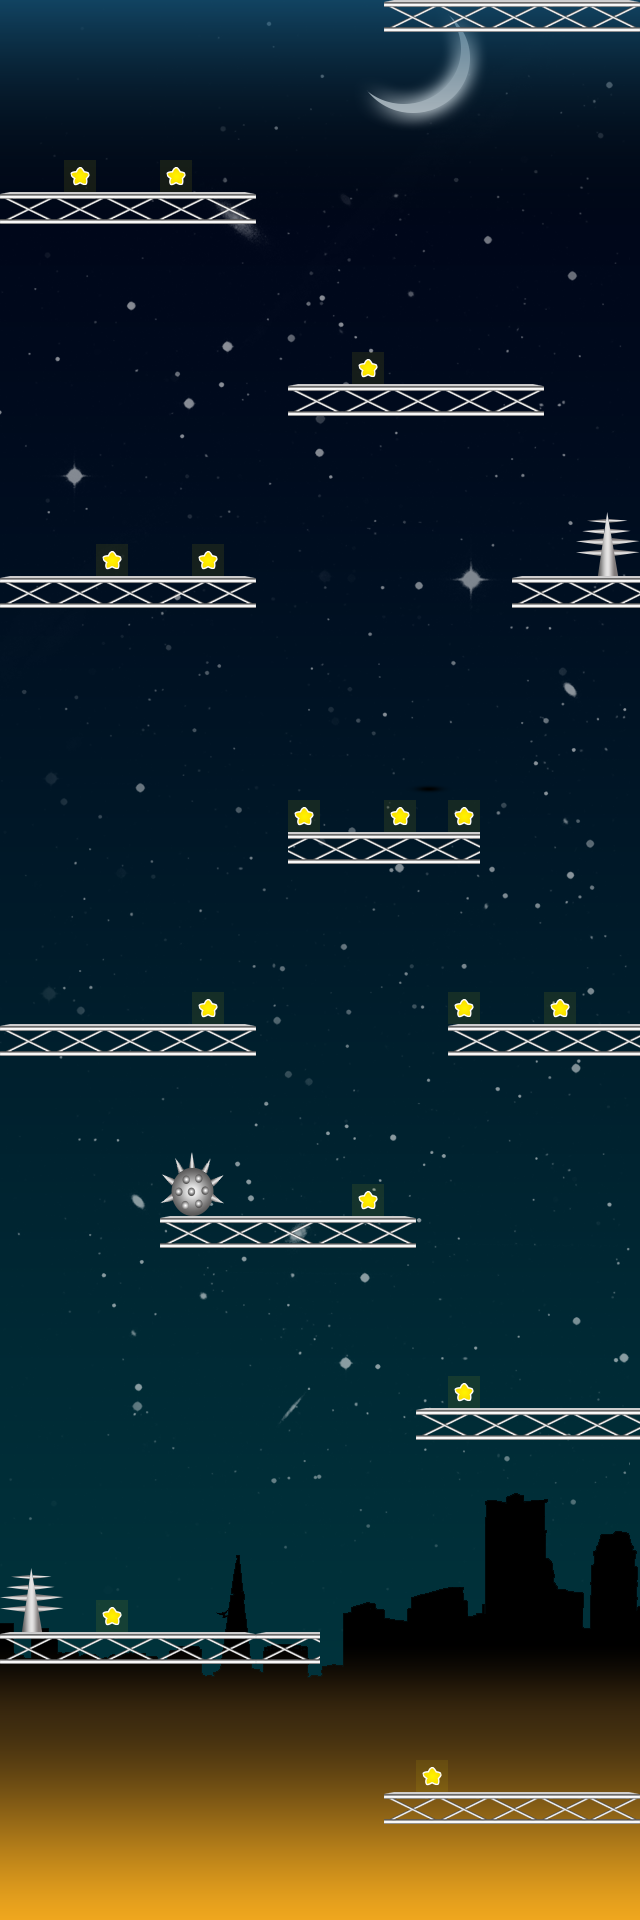

The image is a tile-based game level rendered from a .tmx file. Its description and source (layers, tilesets, objects; grid data summarised) follow:
An orthogonal 20x60 tile map with 32x32 px tiles, 5 tile layers (background, layer1, obstacleLayer1, obstacleLayer2, ...), 5 tilesets.

<map version="1.0" orientation="orthogonal" width="20" height="60" tilewidth="32" tileheight="32">
 <tileset firstgid="1" name="b4" tilewidth="32" tileheight="32">
  <image source="b4.png" width="256" height="32" />
  <tile id="0">
   <properties>
    <property name="type" value="base" />
   </properties>
  </tile>
  <tile id="1">
   <properties>
    <property name="type" value="base" />
   </properties>
  </tile>
  <tile id="2">
   <properties>
    <property name="type" value="base" />
   </properties>
  </tile>
  <tile id="3">
   <properties>
    <property name="type" value="base" />
   </properties>
  </tile>
  <tile id="4">
   <properties>
    <property name="type" value="base" />
   </properties>
  </tile>
  <tile id="5">
   <properties>
    <property name="type" value="base" />
   </properties>
  </tile>
  <tile id="6">
   <properties>
    <property name="type" value="base" />
   </properties>
  </tile>
  <tile id="7">
   <properties>
    <property name="type" value="base" />
   </properties>
  </tile>
 </tileset>
 <tileset firstgid="9" name="background4" tilewidth="32" tileheight="32">
  <image source="background4.png" width="640" height="1920" />
 </tileset>
 <tileset firstgid="1209" name="o4.1" tilewidth="32" tileheight="32">
  <image source="o4.1.png" width="64" height="64" />
  <tile id="0">
   <properties>
    <property name="showarrow" value="true" />
    <property name="type" value="obstacle" />
   </properties>
  </tile>
  <tile id="1">
   <properties>
    <property name="type" value="obstacle" />
   </properties>
  </tile>
  <tile id="2">
   <properties>
    <property name="type" value="obstacle" />
   </properties>
  </tile>
  <tile id="3">
   <properties>
    <property name="type" value="obstacle" />
   </properties>
  </tile>
 </tileset>
 <tileset firstgid="1213" name="o4.2" tilewidth="32" tileheight="32">
  <image source="o4.2.png" width="64" height="64" />
  <tile id="0">
   <properties>
    <property name="type" value="obstacle" />
   </properties>
  </tile>
  <tile id="1">
   <properties>
    <property name="showarrow" value="true" />
    <property name="type" value="obstacle" />
   </properties>
  </tile>
  <tile id="2">
   <properties>
    <property name="type" value="obstacle" />
   </properties>
  </tile>
  <tile id="3">
   <properties>
    <property name="type" value="obstacle" />
   </properties>
  </tile>
 </tileset>
 <tileset firstgid="1217" name="sta1r-smalll" tilewidth="32" tileheight="32">
  <image source="sta1r-smalll.png" width="32" height="32" />
  <tile id="0">
   <properties>
    <property name="type" value="points" />
   </properties>
  </tile>
 </tileset>
 <layer name="background" width="20" height="60">
  <data>[1200 cells, 1200 non-empty, 1200 distinct tile ids]</data>
 </layer>
 <layer name="layer1" width="20" height="60">
  <data>[1200 cells, 89 non-empty, 8 distinct tile ids]</data>
 </layer>
 <layer name="obstacleLayer1" width="20" height="60">
  <data>[1200 cells, 8 non-empty, 4 distinct tile ids]</data>
 </layer>
 <layer name="obstacleLayer2" width="20" height="60">
  <data>[1200 cells, 4 non-empty, 4 distinct tile ids]</data>
 </layer>
 <layer name="points" width="20" height="60">
  <data>[1200 cells, 15 non-empty, 1 distinct tile ids]</data>
 </layer>
</map>